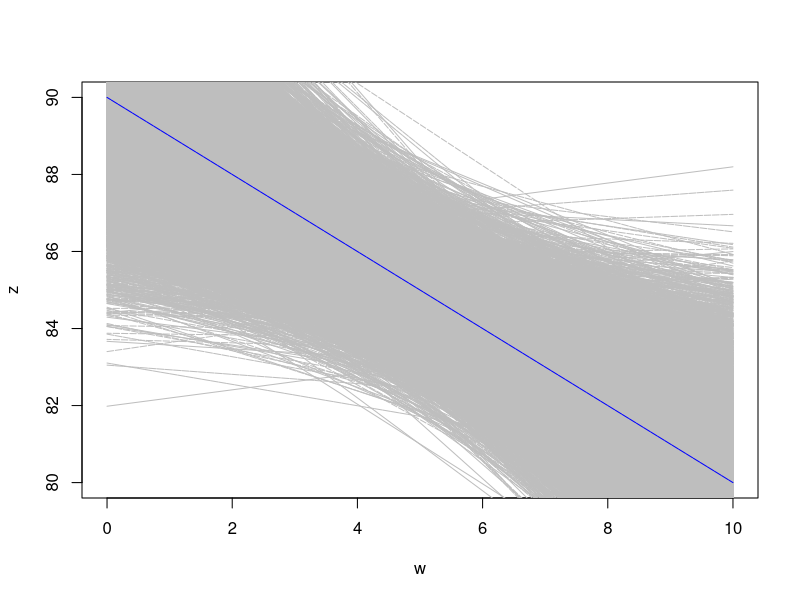
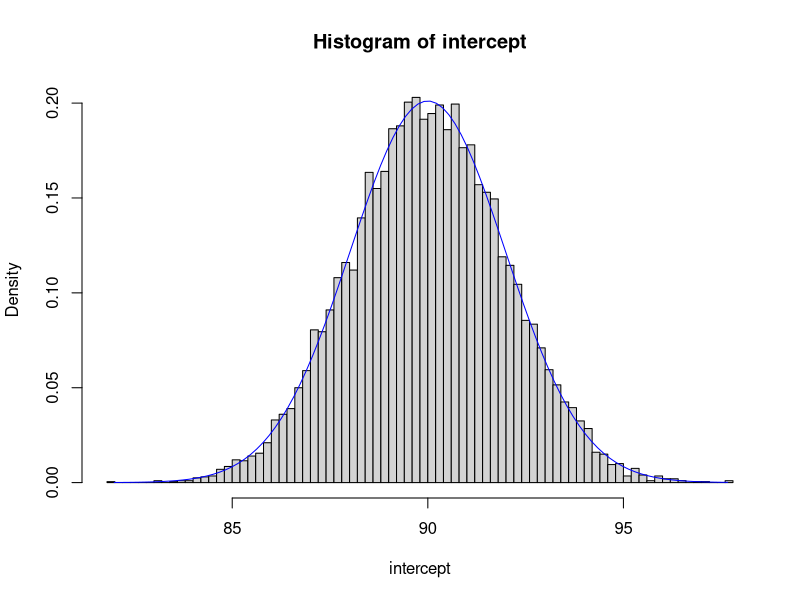
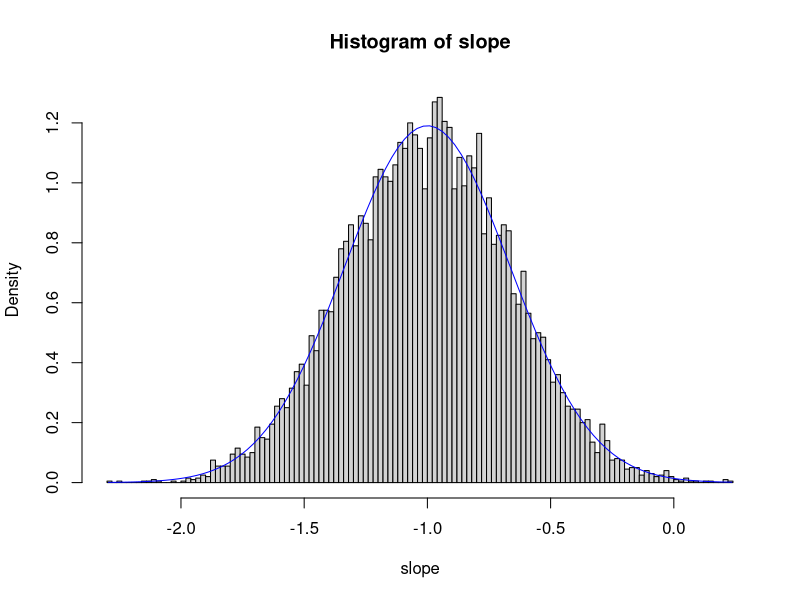
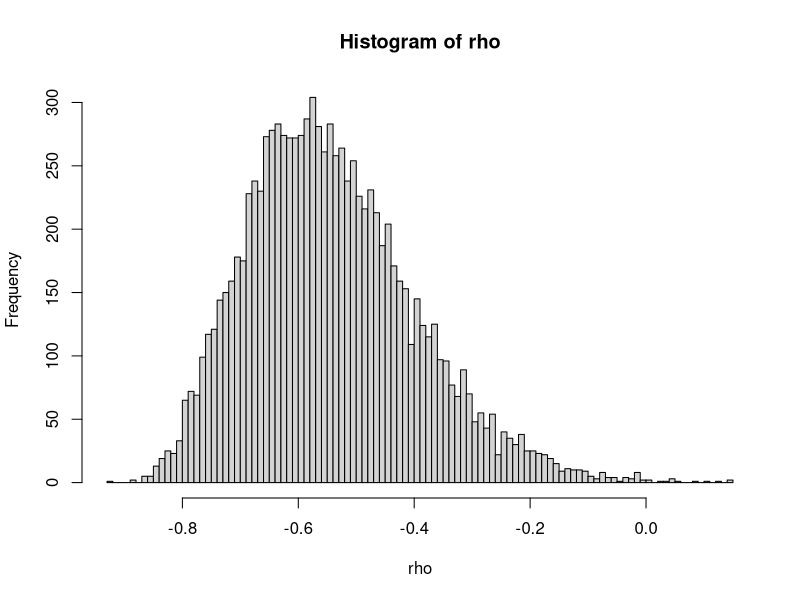
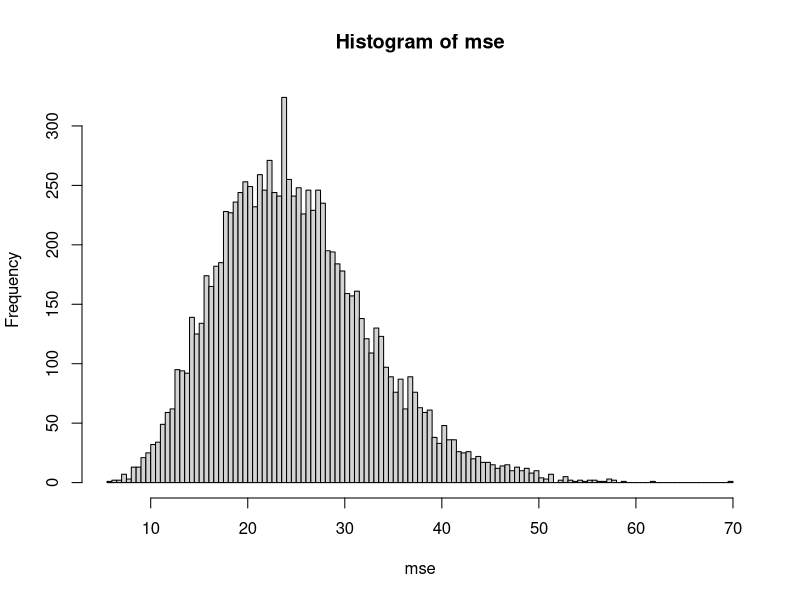
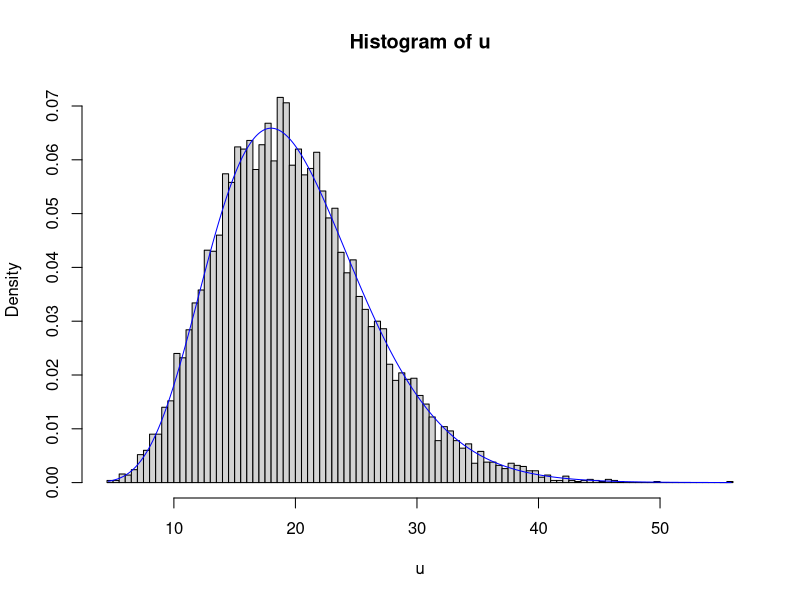

These figures' R source, in order:
#Question 1a

set.seed(1000)

#Population Line
w = rep(0:10, 2)
z = 90 - w

popsigma <- var(z)

popmod <- lm(z~w)

sd(z)
sd(w)

#Sample Line
x = rep(0:10, 2)
y = 90 - x + rnorm(22, 0, 5)

mymod <- lm(y~x)
summary(mymod)

#Question 1b

confinterval <- confint(mymod, level = 0.95)
confinterval

#Question 2a

set.seed(1000)

n <- 10000
slope <- as.vector(matrix(data=0,nrow=n,ncol=1))
intercept <- as.vector(matrix(data=0,nrow=n,ncol=1))
mse <- as.vector(matrix(data=0,nrow=n,ncol=1))
rho <- as.vector(matrix(data=0,nrow=1,ncol=1))

plot(w, z, col = "blue", type = "l")
for (i in 1:n){
  x = rep(0:10, 2)
  y = 90 - x + rnorm(22, 0, 5)
  model <- lm(y~x)
  slope[i] <- model$coefficients[2]
  intercept[i] <- model$coefficients[1]
  mse[i] <- sum((model$residuals)**2) / (20)
  rho[i] <- slope[i] * (sd(x) / sd(y))
  

  lines(x, predict(model), col = 'gray', lty = 2)
}
lines(x, predict(popmod), col = "blue", lty = 2)

#Question 2b
x2 <- seq(min(intercept), max(intercept), length = 100)
theoreticalsdb0 <- mean(mse) * sqrt(1/20 + mean(x)**2 / sum((x - mean(x))**2))
fun <- dnorm(x2, mean = 90, sd = sd(intercept))

hist(intercept, nclass = 100, prob = TRUE)
lines(x2, fun, col = "blue")

mean(intercept)

#Question 2c
theoreticalsdb1 <- mean(mse) / sum((x - mean(x))**2)

x2 <- seq(min(slope), max(slope), length = 100)
fun <- dnorm(x2, mean = -1, sd = sd(slope))

hist(slope, nclass = 100, prob = TRUE)
lines(x2, fun, col = "blue")

mean(slope)

#Question 2d
hist(rho, nclass = 100)

#Question 2e
hist(mse, nclass = 100)

mean(mse)

#Question 2f
u = (20 * mse) / 25
dom <- seq(min(u), max(u), length = 1000)
fun <- dchisq(dom, df = 20)

hist(u, nclass = 100, freq = FALSE)
lines(dom, fun, col = "blue")

mean(u)
var(u)
